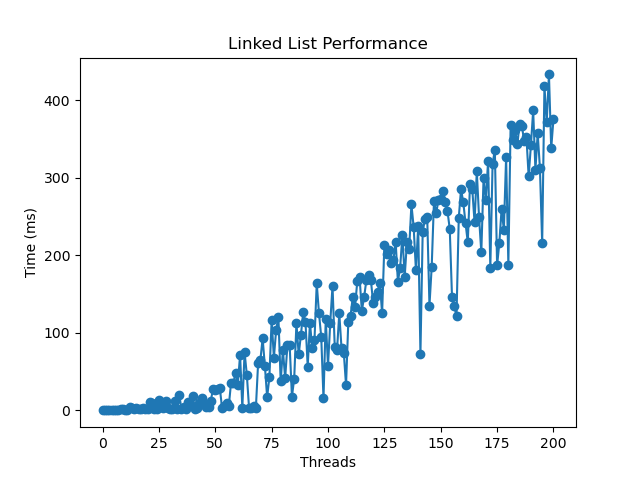

Here is the Python script that generated this plot:
import sys
from numpy import *
import matplotlib.pyplot as plt

data = genfromtxt("linkedListData")

fig, ax = plt.subplots()
ax.plot(data[:,1], data[:,0] / 1000000, marker='o')
ax.set_title("Linked List Performance")
ax.set_xlabel("Threads")
ax.set_ylabel("Time (ms)")
fig.savefig("linkedListGraph.png")
